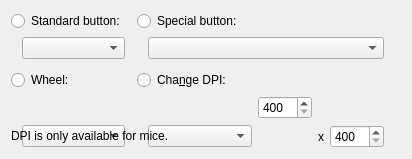
     <widget class="QWidget" name="mouseTab">
      <attribute name="title">
       <string>Mouse</string>
      </attribute>
      <layout class="QGridLayout" name="gridLayout">
       <item row="1" column="9">
        <spacer name="horizontalSpacer_21">
         <property name="orientation">
          <enum>Qt::Horizontal</enum>
         </property>
         <property name="sizeHint" stdset="0">
          <size>
           <width>0</width>
           <height>20</height>
          </size>
         </property>
        </spacer>
       </item>
       <item row="0" column="3" colspan="5">
        <widget class="QRadioButton" name="mb2Button">
         <property name="text">
          <string>Special button:</string>
         </property>
         <property name="autoExclusive">
          <bool>false</bool>
         </property>
        </widget>
       </item>
       <item row="1" column="4" colspan="4">
        <widget class="QComboBox" name="mb2Box">
         <property name="sizePolicy">
          <sizepolicy hsizetype="Expanding" vsizetype="Fixed">
           <horstretch>0</horstretch>
           <verstretch>0</verstretch>
          </sizepolicy>
         </property>
         <item>
          <property name="text">
           <string/>
          </property>
         </item>
         <item>
          <property name="text">
           <string>4 (Back)</string>
          </property>
         </item>
         <item>
          <property name="text">
           <string>5 (Forward)</string>
          </property>
         </item>
         <item>
          <property name="text">
           <string notr="true">6</string>
          </property>
         </item>
         <item>
          <property name="text">
           <string notr="true">7</string>
          </property>
         </item>
         <item>
          <property name="text">
           <string notr="true">8</string>
          </property>
         </item>
        </widget>
       </item>
       <item row="4" column="5">
        <widget class="QSpinBox" name="dpiCustXBox">
         <property name="minimum">
          <number>400</number>
         </property>
         <property name="maximum">
          <number>8500</number>
         </property>
         <property name="singleStep">
          <number>50</number>
         </property>
        </widget>
       </item>
       <item row="3" column="0" colspan="2">
        <widget class="QRadioButton" name="wheelButton">
         <property name="text">
          <string>Wheel:</string>
         </property>
        </widget>
       </item>
       <item row="2" column="1">
        <spacer name="verticalSpacer_8">
         <property name="orientation">
          <enum>Qt::Vertical</enum>
         </property>
         <property name="sizeType">
          <enum>QSizePolicy::Fixed</enum>
         </property>
         <property name="sizeHint" stdset="0">
          <size>
           <width>20</width>
           <height>5</height>
          </size>
         </property>
        </spacer>
       </item>
       <item row="6" column="1">
        <widget class="QComboBox" name="wheelBox">
         <item>
          <property name="text">
           <string/>
          </property>
         </item>
         <item>
          <property name="text">
           <string>Up</string>
          </property>
         </item>
         <item>
          <property name="text">
           <string>Down</string>
          </property>
         </item>
         <item>
          <property name="text">
           <string>Left</string>
          </property>
         </item>
         <item>
          <property name="text">
           <string>Right</string>
          </property>
         </item>
        </widget>
       </item>
       <item row="6" column="4">
        <widget class="QComboBox" name="dpiBox">
         <item>
          <property name="text">
           <string/>
          </property>
         </item>
         <item>
          <property name="text">
           <string>(Cycle Up)</string>
          </property>
         </item>
         <item>
          <property name="text">
           <string>(Cycle Down)</string>
          </property>
         </item>
         <item>
          <property name="text">
           <string>(Up)</string>
          </property>
         </item>
         <item>
          <property name="text">
           <string>(Down)</string>
          </property>
         </item>
         <item>
          <property name="text">
           <string>Sniper</string>
          </property>
         </item>
         <item>
          <property name="text">
           <string notr="true">1:</string>
          </property>
         </item>
         <item>
          <property name="text">
           <string notr="true">2:</string>
          </property>
         </item>
         <item>
          <property name="text">
           <string notr="true">3:</string>
          </property>
         </item>
         <item>
          <property name="text">
           <string notr="true">4:</string>
          </property>
         </item>
         <item>
          <property name="text">
           <string notr="true">5:</string>
          </property>
         </item>
         <item>
          <property name="text">
           <string>Custom:</string>
          </property>
         </item>
        </widget>
       </item>
       <item row="1" column="3">
        <spacer name="horizontalSpacer_20">
         <property name="orientation">
          <enum>Qt::Horizontal</enum>
         </property>
         <property name="sizeType">
          <enum>QSizePolicy::Fixed</enum>
         </property>
         <property name="sizeHint" stdset="0">
          <size>
           <width>5</width>
           <height>20</height>
          </size>
         </property>
        </spacer>
       </item>
       <item row="6" column="6">
        <widget class="QLabel" name="dpiCustLabel">
         <property name="text">
          <string notr="true">x</string>
         </property>
        </widget>
       </item>
       <item row="5" column="1">
        <spacer name="verticalSpacer_2">
         <property name="orientation">
          <enum>Qt::Vertical</enum>
         </property>
         <property name="sizeType">
          <enum>QSizePolicy::MinimumExpanding</enum>
         </property>
         <property name="sizeHint" stdset="0">
          <size>
           <width>20</width>
           <height>0</height>
          </size>
         </property>
        </spacer>
       </item>
       <item row="6" column="0" colspan="10">
        <widget class="QLabel" name="dpiWarning">
         <property name="sizePolicy">
          <sizepolicy hsizetype="Preferred" vsizetype="Fixed">
           <horstretch>0</horstretch>
           <verstretch>0</verstretch>
          </sizepolicy>
         </property>
         <property name="text">
          <string>DPI is only available for mice.</string>
         </property>
        </widget>
       </item>
       <item row="3" column="3" colspan="5">
        <widget class="QRadioButton" name="dpiButton">
         <property name="text">
          <string>Cha&amp;nge DPI:</string>
         </property>
         <property name="autoExclusive">
          <bool>false</bool>
         </property>
        </widget>
       </item>
       <item row="0" column="0" colspan="2">
        <widget class="QRadioButton" name="mbButton">
         <property name="text">
          <string>Standard button:</string>
         </property>
         <property name="autoExclusive">
          <bool>false</bool>
         </property>
        </widget>
       </item>
       <item row="1" column="1">
        <widget class="QComboBox" name="mbBox">
         <property name="sizePolicy">
          <sizepolicy hsizetype="Expanding" vsizetype="Fixed">
           <horstretch>0</horstretch>
           <verstretch>0</verstretch>
          </sizepolicy>
         </property>
         <item>
          <property name="text">
           <string/>
          </property>
         </item>
         <item>
          <property name="text">
           <string>Left</string>
          </property>
         </item>
         <item>
          <property name="text">
           <string>Right</string>
          </property>
         </item>
         <item>
          <property name="text">
           <string>Middle</string>
          </property>
         </item>
        </widget>
       </item>
       <item row="1" column="0">
        <spacer name="horizontalSpacer_18">
         <property name="orientation">
          <enum>Qt::Horizontal</enum>
         </property>
         <property name="sizeType">
          <enum>QSizePolicy::Fixed</enum>
         </property>
         <property name="sizeHint" stdset="0">
          <size>
           <width>5</width>
           <height>20</height>
          </size>
         </property>
        </spacer>
       </item>
       <item row="1" column="2">
        <spacer name="horizontalSpacer_19">
         <property name="orientation">
          <enum>Qt::Horizontal</enum>
         </property>
         <property name="sizeHint" stdset="0">
          <size>
           <width>0</width>
           <height>0</height>
          </size>
         </property>
        </spacer>
       </item>
       <item row="6" column="7">
        <widget class="QSpinBox" name="dpiCustYBox">
         <property name="minimum">
          <number>400</number>
         </property>
         <property name="maximum">
          <number>8500</number>
         </property>
         <property name="singleStep">
          <number>50</number>
         </property>
        </widget>
       </item>
       <item row="1" column="8">
        <spacer name="horizontalSpacer_22">
         <property name="orientation">
          <enum>Qt::Horizontal</enum>
         </property>
         <property name="sizeType">
          <enum>QSizePolicy::Fixed</enum>
         </property>
         <property name="sizeHint" stdset="0">
          <size>
           <width>5</width>
           <height>20</height>
          </size>
         </property>
        </spacer>
       </item>
      </layout>
     </widget>
